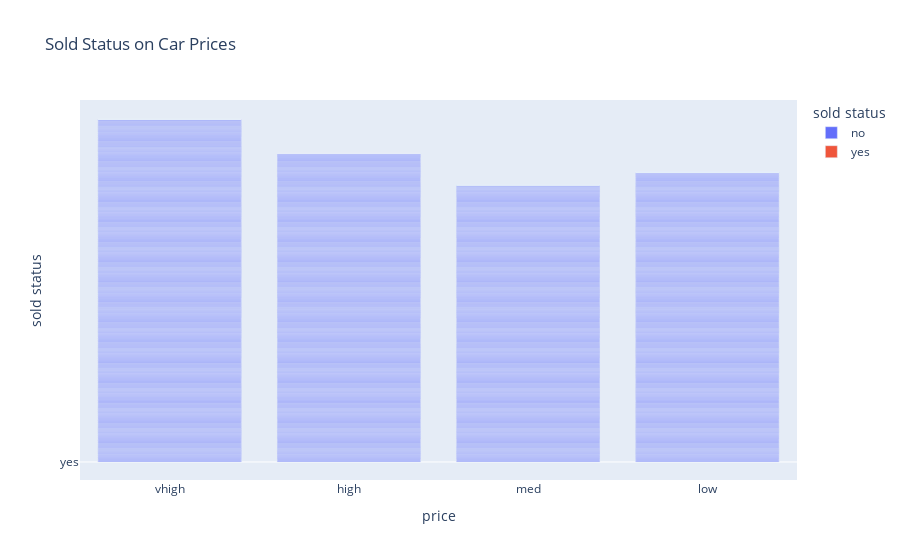

The cell this chart's notebook holds for it:
### Code cell
#5 Using Plotly, visualize the relationship between car prices and whether the car is sold or not.

import plotly.express as px
import pandas as pd

cars = pd.read_csv('cars.csv')

status = px.bar(cars, x ='RequestedPrice', y ='Buy',
                    title ='Sold Status on Car Prices',
                    color = 'Buy',
                    labels = {'Buy':'sold status', 'RequestedPrice': 'price'})
status.show()

### Figure 1 — Plotly figure (JSON) as saved in the notebook; plotly's stock layout.template omitted (floating-point values rounded to 4 significant figures; data arrays with more than 128 entries replaced by an {"elided": "..."} marker saying what was removed)
{"data": [{"alignmentgroup": "True", "hovertemplate": "sold status=%{y}<br>price=%{x}<extra></extra>", "legendgroup": "no", "marker": {"color": "#636efa", "pattern": {"shape": ""}}, "name": "no", "offsetgroup": "no", "orientation": "v", "showlegend": true, "textposition": "auto", "type": "bar", "x": {"elided": "1279 str values"}, "xaxis": "x", "y": {"elided": "1279 str values"}, "yaxis": "y"}, {"alignmentgroup": "True", "hovertemplate": "sold status=%{y}<br>price=%{x}<extra></extra>", "legendgroup": "yes", "marker": {"color": "#EF553B", "pattern": {"shape": ""}}, "name": "yes", "offsetgroup": "yes", "orientation": "v", "showlegend": true, "textposition": "auto", "type": "bar", "x": {"elided": "449 str values"}, "xaxis": "x", "y": {"elided": "449 str values"}, "yaxis": "y"}], "layout": {"barmode": "relative", "legend": {"title": {"text": "sold status"}, "tracegroupgap": 0}, "title": {"text": "Sold Status on Car Prices"}, "xaxis": {"anchor": "y", "domain": [0, 1], "title": {"text": "price"}}, "yaxis": {"anchor": "x", "categoryarray": ["yes", "no"], "categoryorder": "array", "domain": [0, 1], "title": {"text": "sold status"}}}}
